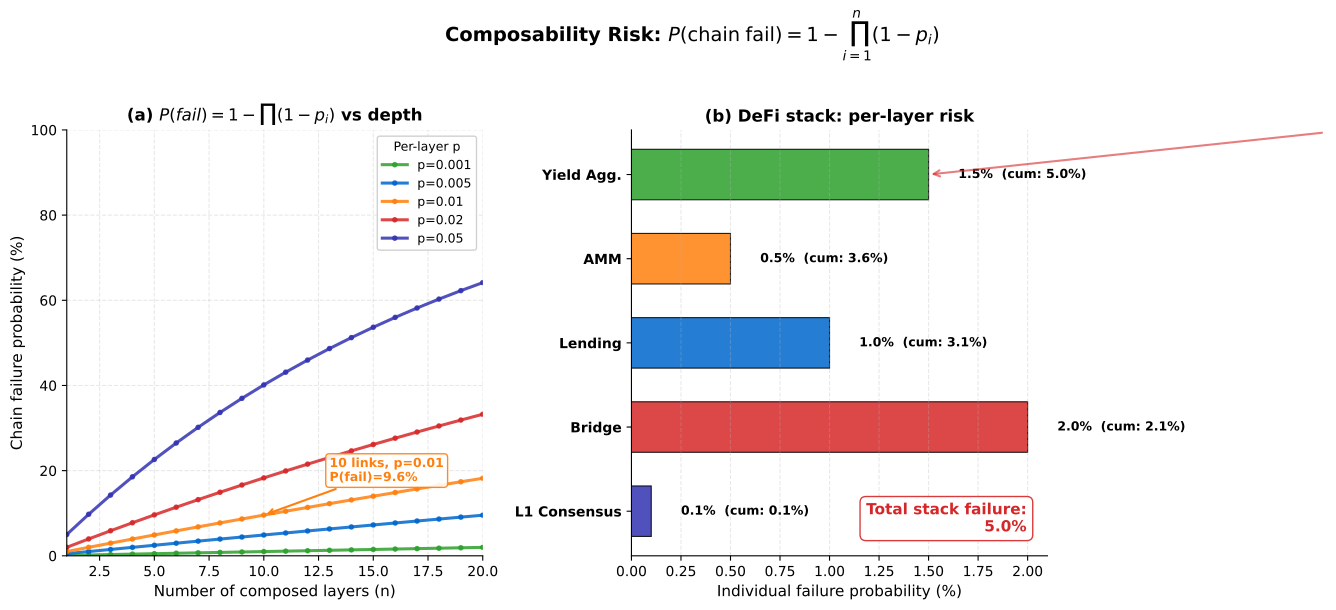

Write the Python code that produced this figure.
r"""Composability Risk in DeFi Protocol Stacks
# Multi-panel override: comparative statics requires simultaneous visibility

$P(fail) = 1 - \prod (1-p_i)$. Based on Werner et al. (2022).

Economic Model:
Chain failure probability for composed protocols:
$P(\text{chain failure}) = 1 - \prod_{i=1}^{n}(1 - p_i)$
Each layer adds independent failure risk. Even small per-layer probabilities
compound rapidly as stack depth increases.

Citation: Werner, Perez, Gudgeon, Klages-Mundt, Harz & Knottenbelt (2022) - SoK: Decentralized Finance
"""
import matplotlib.pyplot as plt
import numpy as np
from pathlib import Path

np.random.seed(42)

plt.rcParams.update({
    'font.size': 11, 'axes.labelsize': 11, 'axes.titlesize': 13,
    'xtick.labelsize': 10, 'ytick.labelsize': 10, 'legend.fontsize': 9,
    'figure.dpi': 150
})

MLPURPLE = '#3333B2'
MLBLUE = '#0066CC'
MLORANGE = '#FF7F0E'
MLGREEN = '#2CA02C'
MLRED = '#D62728'
MLLAVENDER = '#ADADE0'

# ── Parameters ──
p_values = [0.001, 0.005, 0.01, 0.02, 0.05]
n_layers = np.arange(1, 21)

# DeFi stack example
defi_stack = [
    ('L1 Consensus', 0.001, MLPURPLE),
    ('Bridge', 0.02, MLRED),
    ('Lending', 0.01, MLBLUE),
    ('AMM', 0.005, MLORANGE),
    ('Yield Agg.', 0.015, MLGREEN),
]

fig, (ax1, ax2) = plt.subplots(1, 2, figsize=(14, 6))

# ── Panel (a): Failure probability vs stack depth ──
colors_curve = [MLGREEN, MLBLUE, MLORANGE, MLRED, MLPURPLE]
for p, color in zip(p_values, colors_curve):
    chain_fail = 1 - (1 - p) ** n_layers
    ax1.plot(n_layers, chain_fail * 100, color=color, linewidth=2.2,
             label=f'p={p}', marker='o', markersize=3, alpha=0.85)

# Annotate the 10-link, p=0.01 case
p_target = 0.01
n_target = 10
fail_10 = (1 - (1 - p_target) ** n_target) * 100
ax1.annotate(f'10 links, p=0.01\nP(fail)={fail_10:.1f}%',
             xy=(n_target, fail_10),
             xytext=(n_target + 3, fail_10 + 8),
             fontsize=9, fontweight='bold', color=MLORANGE,
             arrowprops=dict(arrowstyle='->', color=MLORANGE, lw=1.5),
             bbox=dict(boxstyle='round,pad=0.3', facecolor='white',
                       edgecolor=MLORANGE, alpha=0.9))

ax1.set_xlabel('Number of composed layers (n)', fontsize=11)
ax1.set_ylabel('Chain failure probability (%)', fontsize=11)
ax1.set_title(r'(a) $P(fail) = 1 - \prod(1-p_i)$ vs depth', fontsize=12, fontweight='bold')
ax1.legend(title='Per-layer p', fontsize=9, title_fontsize=9, framealpha=0.9)
ax1.grid(True, alpha=0.3, linestyle='--')
ax1.set_xlim(1, 20)
ax1.set_ylim(0, 100)
ax1.spines['top'].set_visible(False)
ax1.spines['right'].set_visible(False)

# ── Panel (b): Annotated DeFi stack ──
layer_names = [s[0] for s in defi_stack]
layer_probs = [s[1] for s in defi_stack]
layer_colors = [s[2] for s in defi_stack]

# Draw stacked bars (bottom-up)
bar_height = 0.6
y_positions = np.arange(len(defi_stack))

# Cumulative chain failure at each layer
cumulative_fail = []
running_prod = 1.0
for p in layer_probs:
    running_prod *= (1 - p)
    cumulative_fail.append((1 - running_prod) * 100)

# Horizontal bars for individual probability
bars = ax2.barh(y_positions, [p * 100 for p in layer_probs],
                color=layer_colors, edgecolor='black', linewidth=0.8,
                alpha=0.85, height=bar_height)

ax2.set_yticks(y_positions)
ax2.set_yticklabels(layer_names, fontsize=10, fontweight='bold')
ax2.set_xlabel('Individual failure probability (%)', fontsize=11)
ax2.set_title('(b) DeFi stack: per-layer risk', fontsize=12, fontweight='bold')
ax2.spines['top'].set_visible(False)
ax2.spines['right'].set_visible(False)
ax2.grid(axis='x', alpha=0.3, linestyle='--')

# Annotate each bar with individual and cumulative probability
for i, (p, cum) in enumerate(zip(layer_probs, cumulative_fail)):
    ax2.text(p * 100 + 0.15, i, f'{p*100:.1f}%  (cum: {cum:.1f}%)',
             va='center', fontsize=9, fontweight='bold')

# Highlight total stack risk
total_fail = cumulative_fail[-1]
ax2.text(0.95, 0.05,
         f'Total stack failure:\n{total_fail:.1f}%',
         transform=ax2.transAxes, ha='right', va='bottom',
         fontsize=11, fontweight='bold', color=MLRED,
         bbox=dict(boxstyle='round,pad=0.4', facecolor='white',
                   edgecolor=MLRED, alpha=0.9))

# Arrow from bottom layer to annotation
ax2.annotate('',
             xy=(layer_probs[-1] * 100, len(defi_stack) - 1),
             xytext=(3.5, len(defi_stack) - 0.5),
             arrowprops=dict(arrowstyle='->', color=MLRED, lw=1.5, alpha=0.6))

fig.suptitle(r'Composability Risk: $P(\mathrm{chain\;fail}) = 1 - \prod_{i=1}^{n}(1-p_i)$',
             fontsize=14, fontweight='bold', y=1.01)

plt.tight_layout()
plt.savefig(Path(__file__).parent / 'chart.pdf', dpi=300, bbox_inches='tight')
plt.savefig(Path(__file__).parent / 'chart.png', dpi=150, bbox_inches='tight')
plt.close()
print("Chart saved to chart.pdf and chart.png")
